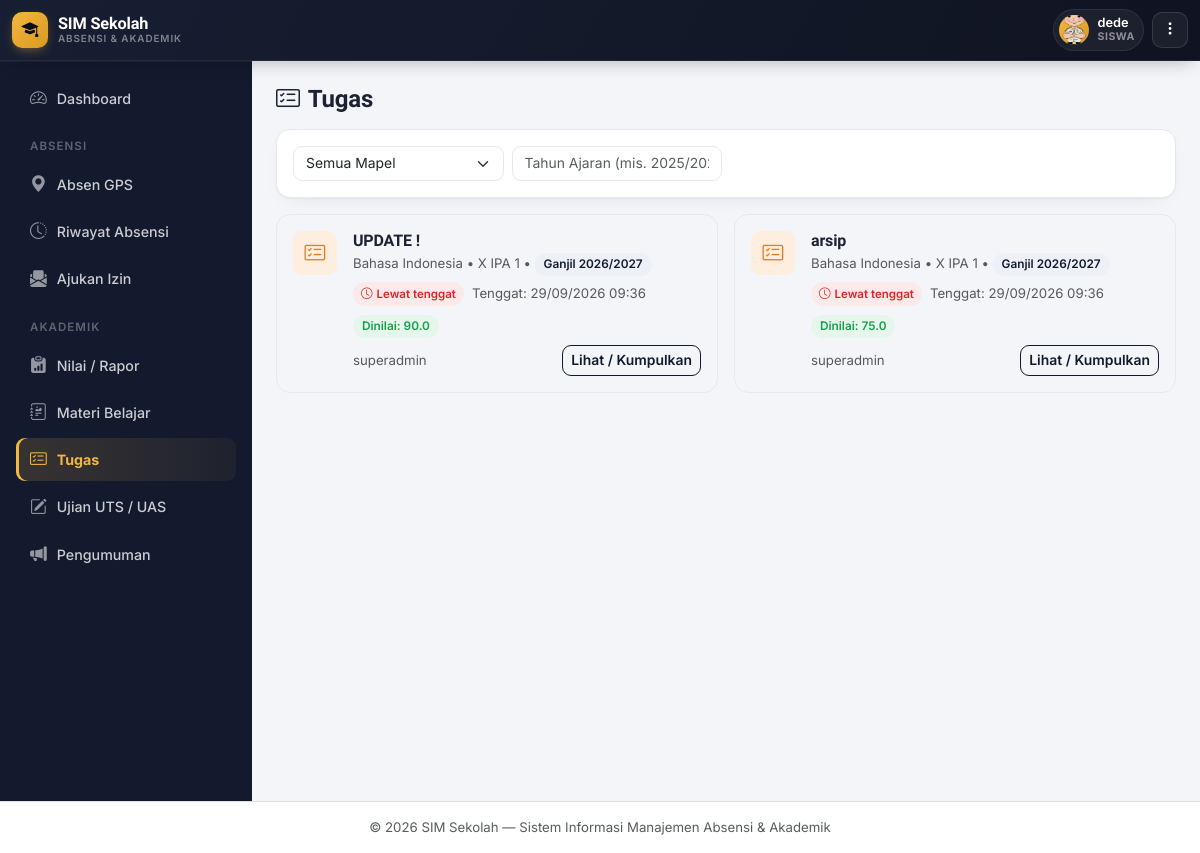
The app's page /elearning/tugas.php (signed in) with its own data.
### tables this page shows
CREATE TABLE `siswa` (
  `id` int NOT NULL,
  `nis` varchar(20) NOT NULL,
  `nisn` varchar(20) DEFAULT NULL,
  `nama_lengkap` varchar(100) NOT NULL,
  `jenis_kelamin` enum('L','P') NOT NULL,
  `tempat_lahir` varchar(50) DEFAULT NULL,
  `tanggal_lahir` date DEFAULT NULL,
  `agama` varchar(30) DEFAULT NULL,
  `alamat` text,
  `no_hp` varchar(20) DEFAULT NULL,
  `email` varchar(100) DEFAULT NULL,
  `nama_ayah` varchar(100) DEFAULT NULL,
  `nama_ibu` varchar(100) DEFAULT NULL,
  `no_hp_ortu` varchar(20) DEFAULT NULL,
  `pekerjaan_ortu` varchar(50) DEFAULT NULL,
  `foto` varchar(255) DEFAULT NULL,
  `kelas_id` int DEFAULT NULL,
  `status` enum('Aktif','Pindah','Lulus','Keluar') DEFAULT 'Aktif',
  `tanggal_masuk` date DEFAULT NULL,
  `created_at` timestamp NULL DEFAULT CURRENT_TIMESTAMP
);

CREATE TABLE `elearning_tugas` (
  `id` int NOT NULL,
  `kelas_id` int NOT NULL,
  `mapel_id` int NOT NULL,
  `guru_id` int DEFAULT NULL,
  `guru_nama` varchar(100) DEFAULT NULL,
  `judul` varchar(150) NOT NULL,
  `deskripsi` text,
  `file_lampiran` varchar(255) DEFAULT NULL,
  `file_nama_asli` varchar(255) DEFAULT NULL,
  `deadline` datetime NOT NULL,
  `semester` enum('Ganjil','Genap') NOT NULL DEFAULT 'Ganjil',
  `created_at` timestamp NULL DEFAULT CURRENT_TIMESTAMP,
  `tahun_ajaran` varchar(20) NOT NULL DEFAULT '2025/2026'
);

CREATE TABLE `mata_pelajaran` (
  `id` int NOT NULL,
  `kode_mapel` varchar(20) DEFAULT NULL,
  `nama_mapel` varchar(100) NOT NULL,
  `kkm` int DEFAULT '75'
);

CREATE TABLE `kelas` (
  `id` int NOT NULL,
  `nama_kelas` varchar(50) NOT NULL,
  `tingkat` varchar(10) NOT NULL,
  `jurusan` varchar(50) DEFAULT NULL,
  `wali_kelas` varchar(100) DEFAULT NULL,
  `wali_kelas_user_id` int DEFAULT NULL,
  `tahun_ajaran` varchar(20) NOT NULL,
  `created_at` timestamp NULL DEFAULT CURRENT_TIMESTAMP
);

CREATE TABLE `elearning_pengumpulan` (
  `id` int NOT NULL,
  `tugas_id` int NOT NULL,
  `siswa_id` int NOT NULL,
  `file_jawaban` varchar(255) DEFAULT NULL,
  `file_nama_asli` varchar(255) DEFAULT NULL,
  `catatan` text,
  `nilai` decimal(5,2) DEFAULT NULL,
  `feedback_guru` text,
  `status` enum('Belum Dinilai','Sudah Dinilai') NOT NULL DEFAULT 'Belum Dinilai',
  `tanggal_kumpul` timestamp NULL DEFAULT CURRENT_TIMESTAMP
);

### includes/functions.php (called while the page is built, shortened)
<?php
function clean($str) {
    return htmlspecialchars(trim($str ?? ''), ENT_QUOTES, 'UTF-8');
}
function formatWaktuIndo($datetime) {
    return date('d/m/Y H:i', strtotime($datetime));
}
function sisaWaktu($deadline) {
    $now = time();
    $target = strtotime($deadline);
    $diff = $target - $now;
    if ($diff <= 0) return ['label' => 'Lewat tenggat', 'class' => 'bad'];
    $jam = floor($diff / 3600);
    $hari = floor($jam / 24);
    return ['label' => "{$hari} hari lagi", 'class' => 'good'];
}

### includes/auth.php (called while the page is built, shortened)
<?php
require_once __DIR__ . '/functions.php';
function currentUser() {
    return [
        'id'       => $_SESSION['user_id'] ?? null,
        'nama'     => $_SESSION['user_nama'] ?? '',
        'role'     => $_SESSION['user_role'] ?? '',
        'siswa_id' => $_SESSION['user_siswa_id'] ?? null,
    ];
}

### elearning/tugas.php (the view, shortened to what this page needs)
<?php
require_once __DIR__ . '/../includes/auth.php';
$user = currentUser();
$kelasSaya = null;
$filterKelas = $kelasSaya ? $kelasSaya['id'] : ($_GET['kelas_id'] ?? '');
$filterTahunAjaran = $_GET['tahun_ajaran'] ?? '';
if ($user['role'] === 'siswa') {
    $stmtS = $pdo->prepare("SELECT kelas_id FROM siswa WHERE id = ?");
    $stmtS->execute([$user['siswa_id']]);
    $filterKelas = $stmtS->fetchColumn() ?: 0;
}
$sql = "SELECT t.*, k.nama_kelas, mp.nama_mapel,
        (SELECT COUNT(*) FROM elearning_pengumpulan p WHERE p.tugas_id = t.id) AS jml_kumpul,
        (SELECT COUNT(*) FROM siswa s WHERE s.kelas_id = t.kelas_id AND s.status='Aktif') AS jml_siswa
        FROM elearning_tugas t
        JOIN kelas k ON t.kelas_id = k.id
        JOIN mata_pelajaran mp ON t.mapel_id = mp.id
        WHERE 1=1";
$params = [];
if ($filterKelas !== '') { $sql .= " AND t.kelas_id = ?"; $params[] = $filterKelas; }
$sql .= " ORDER BY t.deadline DESC";
$stmt = $pdo->prepare($sql);
$stmt->execute($params);
$data = $stmt->fetchAll();
$statusKumpulSaya = [];
if ($user['role'] === 'siswa') {
    $stmt = $pdo->prepare("SELECT tugas_id, status, nilai FROM elearning_pengumpulan WHERE siswa_id = ?");
    $stmt->execute([$user['siswa_id']]);
    foreach ($stmt->fetchAll() as $r) { $statusKumpulSaya[$r['tugas_id']] = $r; }
}
include __DIR__ . '/../includes/header.php';
?>
<div class="d-flex justify-content-between align-items-center mb-3 flex-wrap gap-2">
  <h4 class="fw-bold mb-0"><i class="bi bi-card-checklist me-2"></i>Tugas</h4>
</div>
<div class="card p-3 mb-3">
  <form method="GET" class="row g-2">
    <div class="col-md-3">
      <select name="mapel_id" class="form-select" onchange="this.form.submit()">
        <option value="">Semua Mapel</option>
      </select>
    </div>
    <div class="col-md-3">
      <input type="text" name="tahun_ajaran" class="form-control" placeholder="Tahun Ajaran (mis. 2025/2026)" value="<?= clean($filterTahunAjaran) ?>" onchange="this.form.submit()">
    </div>
  </form>
</div>
<div class="row g-3">
  <?php foreach ($data as $t):
    $sw = sisaWaktu($t['deadline']);
    $statusSaya = $statusKumpulSaya[$t['id']] ?? null;
  ?>
  <div class="col-md-6">
    <div class="elearn-card d-flex gap-3">
      <div class="elearn-icon tugas"><i class="bi bi-card-checklist"></i></div>
      <div class="flex-grow-1">
        <div class="d-flex justify-content-between align-items-start">
          <h6 class="fw-bold mb-1"><?= clean($t['judul']) ?></h6>
        </div>
        <div class="small text-muted mb-2">
          <?= clean($t['nama_mapel']) ?> &bull; <?= clean($t['nama_kelas']) ?>
          &bull; <span class="badge-soft brand"><?= clean($t['semester']) ?> <?= clean($t['tahun_ajaran']) ?></span>
        </div>
        <div class="mb-2 d-flex align-items-center gap-2 flex-wrap">
          <span class="deadline-chip badge-soft <?= $sw['class'] ?>"><i class="bi bi-clock me-1"></i><?= $sw['label'] ?></span>
          <small class="text-muted">Tenggat: <?= formatWaktuIndo($t['deadline']) ?></small>
        </div>
        <?php if ($user['role'] === 'siswa'): ?>
          <?php if ($statusSaya): ?>
            <span class="badge-soft <?= $statusSaya['status']==='Sudah Dinilai' ? 'good' : 'info' ?>">
              <?= $statusSaya['status']==='Sudah Dinilai' ? 'Dinilai: ' . number_format($statusSaya['nilai'],1) : 'Sudah Dikumpulkan' ?>
            </span>
          <?php else: ?>
            <span class="badge-soft bad">Belum Dikumpulkan</span>
          <?php endif; ?>
        <?php else: ?>
          <span class="badge-soft brand"><?= $t['jml_kumpul'] ?> / <?= $t['jml_siswa'] ?> siswa mengumpulkan</span>
        <?php endif; ?>
        <div class="d-flex justify-content-between align-items-center mt-2">
          <small class="text-muted"><?= clean($t['guru_nama'] ?: 'Guru') ?></small>
          <a href="tugas_detail.php?id=<?= $t['id'] ?>" class="btn btn-sm btn-outline-primary">
            <?= $user['role']==='siswa' ? 'Lihat / Kumpulkan' : 'Lihat Pengumpulan' ?>
          </a>
        </div>
      </div>
    </div>
  </div>
  <?php endforeach; ?>
</div>
<?php include __DIR__ . '/../includes/footer.php'; ?>

### includes/header.php (shortened to what this page needs)
<!DOCTYPE html>
<html lang="id">
<head>
<link href="https://cdn.jsdelivr.net/npm/bootstrap@5.3.3/dist/css/bootstrap.min.css" rel="stylesheet">
<link href="https://cdn.jsdelivr.net/npm/bootstrap-icons@1.11.3/font/bootstrap-icons.css" rel="stylesheet">
<link href="<?= BASE_URL ?>/assets/css/style.css" rel="stylesheet">
</head>
<body>
<?php
$roleNow = currentUser()['role'];
$roleLabel = ['admin'=>'Admin','guru'=>'Guru','wali_kelas'=>'Wali Kelas','siswa'=>'Siswa'][$roleNow] ?? $roleNow;
$namaNow = currentUser()['nama'];
$inisial = strtoupper(mb_substr($namaNow ?: '?', 0, 1));
$fotoTopbar = null;
if ($roleNow === 'siswa' && !empty(currentUser()['siswa_id'])) {
    $fotoPath = __DIR__ . '/../uploads/foto_siswa/';
    $stmtFotoNow = $pdo->prepare("SELECT foto FROM siswa WHERE id = ?");
    $stmtFotoNow->execute([currentUser()['siswa_id']]);
    $fotoNow = $stmtFotoNow->fetchColumn();
    if ($fotoNow && is_file($fotoPath . $fotoNow)) {
        $fotoTopbar = BASE_URL . '/uploads/foto_siswa/' . $fotoNow;
    }
}
?>
<nav class="navbar navbar-expand-lg gv-topbar sticky-top">
  <div class="container-fluid">
    <a class="gv-brand" href="<?= BASE_URL ?>/index.php">
      <span class="gv-brand-badge"><i class="bi bi-mortarboard-fill"></i></span>
      <span class="gv-brand-text d-none d-sm-block">
        SIM Sekolah
        <small>Absensi &amp; Akademik</small>
      </span>
    </a>
    <div class="ms-auto d-flex align-items-center gap-2">
      <div class="gv-user-chip">
        <div class="gv-user-avatar">
          <?php if ($fotoTopbar): ?>
            <img src="<?= clean($fotoTopbar) ?>" alt="Foto profil">
          <?php else: ?>
            <?= clean($inisial) ?>
          <?php endif; ?>
        </div>
        <div class="gv-user-meta d-none d-sm-block">
          <div class="name"><?= clean($namaNow) ?></div>
          <div class="role"><?= clean($roleLabel) ?></div>
        </div>
      </div>
      <div class="gv-more-wrap">
        <button class="gv-more-btn" type="button" id="btnUserMenu" aria-expanded="false" title="Menu akun">
          <i class="bi bi-three-dots-vertical"></i>
        </button>
      </div>
    </div>
  </div>
</nav>
<div class="d-flex">
<?php include __DIR__ . '/sidebar.php'; ?>
<main class="flex-grow-1 p-3 p-md-4 content-area">

### assets/css/style.css (style rules this page uses)
:root { --ink: #14173A; --ink-soft: #565B82; --bg: #F1F3FA; --surface: #FFFFFF; --line: #E4E7F2; --brand: #4338CA; --brand-2: #6D28D9; --brand-soft: #EEECFD; --gps: #0D9488; --gps-2: #0EA5A4; --gps-soft: #E1F5F3; --good: #16A34A; --good-soft: #E7F7ED; --warn: #D97706; --warn-soft: #FEF3E1; --bad: #DC2626; --bad-soft: #FCE8E7; --info: #2563EB; --info-soft: #E8EEFD; --radius-lg: 20px; --radius-md: 14px; --radius-sm: 9px; --shadow-1: 0 1px 2px rgba(20,23,58,.04), 0 8px 24px -12px rgba(20,23,58,.10); --shadow-2: 0 4px 10px rgba(20,23,58,.06), 0 16px 40px -16px rgba(20,23,58,.18); }
* { box-sizing: border-box; }
body { background: var(--bg); color: var(--ink); font-family: 'Inter', system-ui, sans-serif; font-size: .945rem; -webkit-font-smoothing: antialiased; }
h1, h2, h3, h4, h5, h6, .font-display { font-family: 'Sora', 'Inter', sans-serif; letter-spacing: -0.01em; color: var(--ink); }
a { text-decoration: none; }
small, .small { color: var(--ink-soft); }
.content-area { min-height: calc(100vh - 60px); padding-bottom: 90px; }
.card { border: 1px solid var(--line); border-radius: var(--radius-md); box-shadow: var(--shadow-1); }
.badge-soft { border-radius: 999px; font-weight: 600; font-size: .74rem; padding: .38em .75em; }
.badge-soft.good { background: var(--good-soft); color: var(--good); }
.badge-soft.bad { background: var(--bad-soft); color: var(--bad); }
.badge-soft.brand { background: var(--brand-soft);color: var(--brand); }
.form-control, .form-select { border-radius: var(--radius-sm); border-color: var(--line); font-size: .89rem; }
.btn { border-radius: var(--radius-sm); font-weight: 600; font-size: .87rem; }
.btn-outline-primary { color: var(--brand); border-color: var(--brand); }
.elearn-card { border-radius: var(--radius-md); border: 1px solid var(--line); padding: 16px; transition: box-shadow .15s ease, transform .15s ease; }
.elearn-icon { width: 44px; height: 44px; border-radius: var(--radius-sm); display: flex; align-items: center; justify-content: center; font-size: 1.3rem; flex-shrink: 0; }
.elearn-icon.tugas { background: var(--warn-soft); color: var(--warn); }
.deadline-chip { border-radius: 999px; padding: .3em .7em; font-size: .72rem; font-weight: 600; }

### includes/theme_gov.php (style rules this page uses)
:root { --navy:#131A2E; --navy-2:#0B0F1D; --navy-3:#1C2540; --gold:#F4B740; --gold-soft:#FDF3DD; --bg:#F4F5F9; --surface:#FFFFFF; --line:#E7E9F1; --ink:#1C2233; --ink-soft:#6B7280; --brand:#131A2E; --brand-2:#0B0F1D; --brand-soft:#EEF0F8; --gps:#2563EB; --gps-soft:#EAF2FE; --good:#16A34A; --good-soft:#E7F6EC; --warn:#EA7A1B; --warn-soft:#FDEEE0; --bad:#DC2626; --bad-soft:#FCEAEA; --info:#2563EB; --info-soft:#EAF2FE; --r-lg:16px; --r-md:12px; --r-sm:9px; --sh-sm:0 1px 2px rgba(19,26,46,.04), 0 1px 3px rgba(19,26,46,.06); --sh-md:0 4px 10px -2px rgba(19,26,46,.08), 0 8px 24px -8px rgba(19,26,46,.10); --sh-lg:0 12px 28px -6px rgba(19,26,46,.16), 0 4px 10px -4px rgba(19,26,46,.10); --ease:cubic-bezier(.4,0,.2,1); }
* { scrollbar-width:thin; scrollbar-color:#C7CBDA transparent; }
body { background:var(--bg); color:var(--ink); font-family:'Inter',system-ui,sans-serif; }
.form-control, .form-select { border-radius:var(--r-sm); border-color:var(--line); font-size:.87rem; transition:border-color .15s, box-shadow .15s; }

### records on screen
siswa: foto (picture)
elearning_tugas: judul "UPDATE !", mapel.nama_mapel "Bahasa Indonesia", kelas.nama_kelas "X IPA 1", semester "Ganjil", tahun_ajaran "2026/2027", deadline "Lewat tenggat", deadline "29/09/2026 09:36", id.nilai "90.0", guru_nama "superadmin"
elearning_tugas: judul "arsip", mapel.nama_mapel "Bahasa Indonesia", kelas.nama_kelas "X IPA 1", semester "Ganjil", tahun_ajaran "2026/2027", deadline "Lewat tenggat", deadline "29/09/2026 09:36", id.nilai "75.0", guru_nama "superadmin"

### other values on screen
$namaNow "dede"
$roleLabel "SISWA"
$labelMenuIzin "Ajukan Izin"
